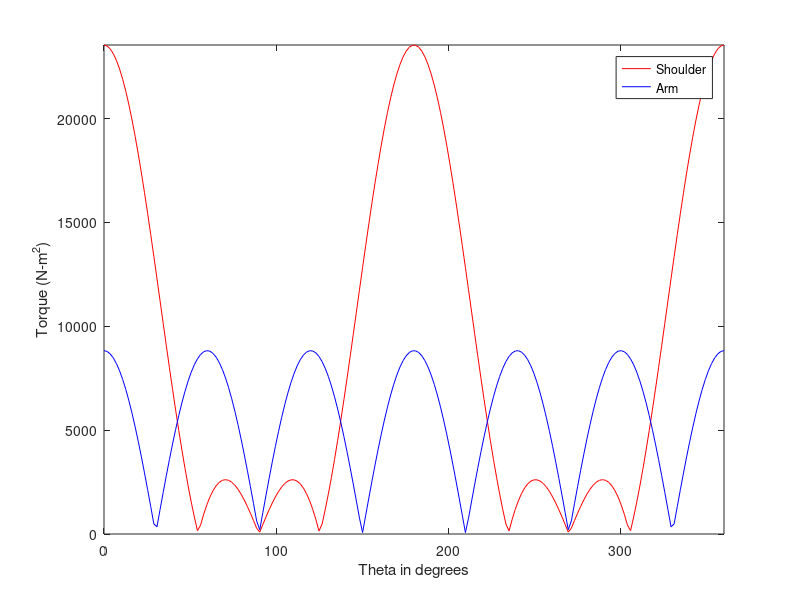

The MATLAB source for this figure:

getR = @(th) [ cosd(th) -sind(th); sind(th) cosd(th) ];

M = 100; % kg weight on EE
g = 9.81; % m/s^2
A = 5; % Shoulder to arm distance
B = 3; % arm to EE distance

n = 200;
theta_vals = linspace(0,360,n);
GRAPHICS_ON = false;


TORQUE_MAX = [20 7];

cost = @(t1,t2) abs(TORQUE_MAX(1)-t1) + 10*abs(TORQUE_MAX(2)-t2);

T1 = zeros(180,1); % N*m^2
T2 = zeros(180,1);
costs = zeros(180,1);

for i = 1:n
    theta=[theta_vals(i) theta_vals(i)*2];

    R = { getR(theta(1)) getR(theta(2)) };

    % Offsets
    off1 = R{1}*[A 0]';
    off2 = R{2}*R{1}*[B 0]';
    k =  off1 + off2;

    % Torque on Joint 2
    %T2 = M*g * B *
    
    T1(i) = M*g*B*(off1(1)+off2(1));
    T2(i) = M*g*B*off2(1);
    costs(i) = cost(T1(i),T2(i));
    
    % Graphics
    if (GRAPHICS_ON) 
        plot( [0 off1(1) k(1) ],[0 off1(2) k(2)] ,'bo-');
        hold on;
        % Torque on joint 1
        plot([ 0 0 ], [0 1e-3*T1(i)], 'r-');
        % Torque on joint 2
        plot([ off1(1) off1(1)], [off1(2) off1(2) + 1e-3*T2(i)], 'r-');
        axis([-10 10 -10 10]);
        pause(0.05);
        hold off;
    end
    
end
clf
hold off;
plot(theta_vals,abs(T1),'r',theta_vals,abs(T2),'b');
axis([min(theta_vals) max(theta_vals) 0 max(max(T1),max(T2))]);
xlabel('Theta in degrees');
ylabel('Torque (N-m^2)');
legend('Shoulder','Arm');